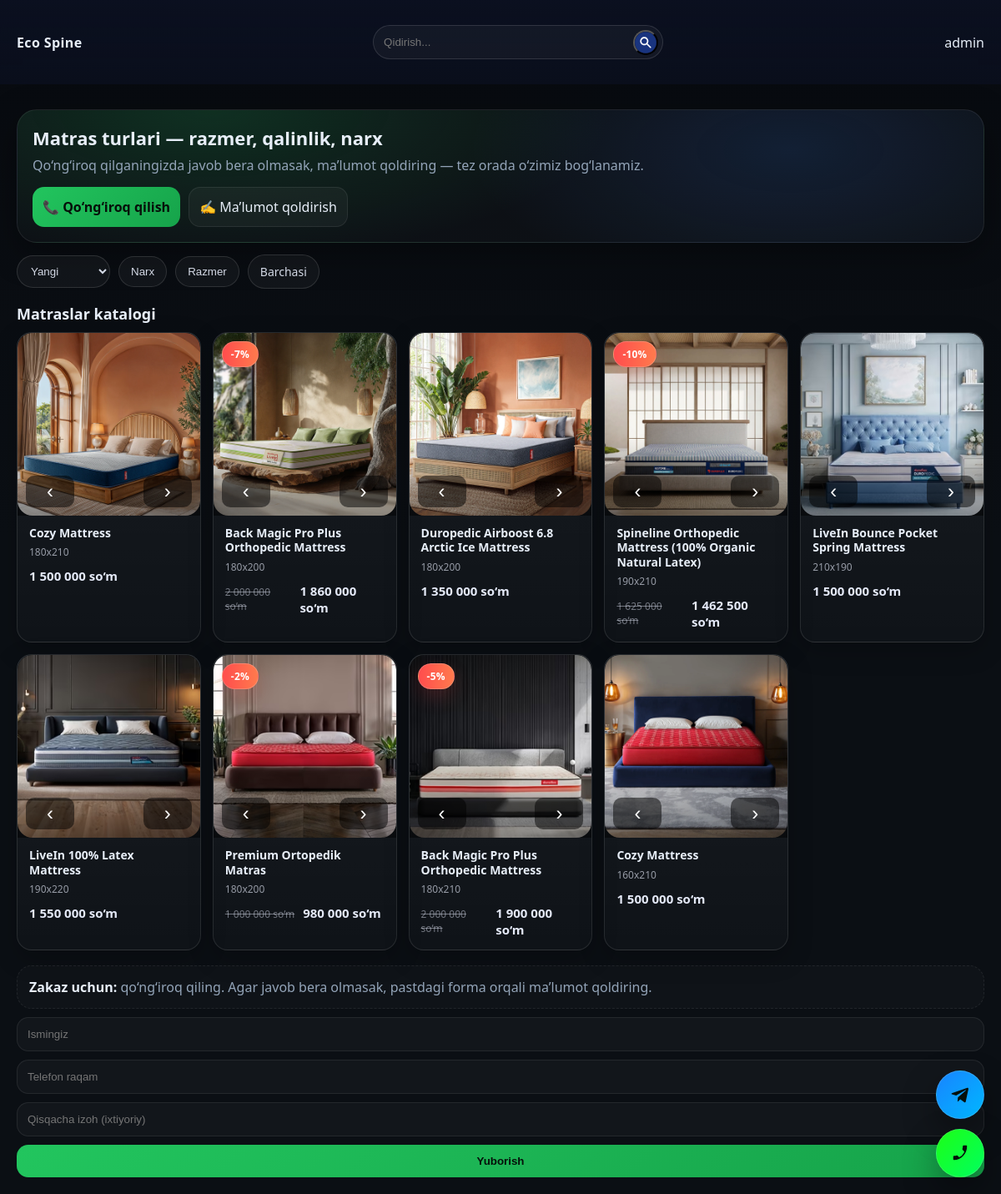
The page / on the database its author committed.
### app/models/product_image.py (models this page shows)
class ProductImage(db.Model):
    __tablename__ = 'product_image'
    id = db.Column(db.Integer, primary_key=True)
    filename = db.Column(db.String(255), nullable=False)
    is_main = db.Column(db.Boolean, default=False, nullable=False)
    created_at = db.Column(db.DateTime, default=datetime.now)
    product_id = db.Column(
        db.Integer,
        db.ForeignKey("products.id", ondelete="CASCADE"),
        nullable=False,
        index=True,
    )
    product = db.relationship("Product", back_populates="images")

### app/models/product.py (models this page shows, shortened)
class Product(db.Model):
    __tablename__ = 'products'
    id = db.Column(db.Integer, primary_key=True)
    title = db.Column(db.String(120), nullable=False)
    price = db.Column(db.Integer, nullable=False, default=0)
    size = db.Column(db.String(20), nullable=False)
    description = db.Column(db.Text, nullable=False)
    discount_percent = db.Column(db.Integer, default=0)
    is_active = db.Column(db.Boolean, default=True, nullable=False)
    created_by = db.Column(db.Integer, db.ForeignKey('users.id'))
    created_at = db.Column(db.DateTime, default=datetime.now)
    images = db.relationship(
        "ProductImage",
        back_populates="product",
        cascade="all, delete-orphan",
        lazy="selectin",
    )
    @hybrid_property
    def final_price(self):
        d = self.discount_percent or 0
        return int(self.price * (100 - d) / 100)

### app/routes/home.py (the view, shortened to what this page needs)
@home_bp.route('/', methods=['GET'])
def index():
    q = (request.args.get("q") or "").strip()
    sort = request.args.get("sort") or "new"
    min_price = (request.args.get("min_price") or "").strip()
    max_price = (request.args.get("max_price") or "").strip()
    selected_sizes = [s.strip() for s in request.args.getlist("sizes") if s.strip()]
    query = Product.query.filter(Product.is_active.is_(True))
    if selected_sizes:
        query = query.filter(Product.size.in_(selected_sizes))
    if min_price:
        try:
            query = query.filter(Product.final_price >= int(min_price))
        except ValueError:
            pass
    if max_price:
        try:
            query = query.filter(Product.final_price <= int(max_price))
        except ValueError:
            pass
    if sort == "price_asc":
        query = query.order_by(Product.final_price.asc())
    elif sort == "price_desc":
        query = query.order_by(Product.final_price.desc())
    elif sort == "discount_desc":
        query = query.order_by(Product.discount_percent.desc())
    else:
        query = query.order_by(Product.id.desc())
    products = query.all()
    sizes = get_sizes(Product)
    return render_template('main/home.html', products=products, sizes=sizes, selected_sizes=selected_sizes)

### app/__init__.py (called while the page is built)
def create_app():
    app = Flask(__name__, instance_relative_config=True)
    app.config.from_object(Config)
    db.init_app(app)
    from app.routes.home import home_bp
    from app.routes.admin import admin_bp
    app.register_blueprint(home_bp)
    app.register_blueprint(admin_bp, url_prefix='/admin')
    BASE_DIR = os.path.abspath(os.path.dirname(__file__))
    app.config["UPLOAD_FOLDER"] = os.path.join(BASE_DIR, "static", "uploads")
    @app.template_filter("uzs")
    def uzs(value):
        try:
            return f"{int(value):,}".replace(",", " ")
        except (ValueError, TypeError):
            return value
    return app

### app/utils.py (called while the page is built)
def get_sizes(Product):
    sizes = [
        (r[0] or "").strip()
        for r in db.session.query(Product.size).distinct().order_by(Product.size).all()
        if (r[0] or "").strip()
    ]
    return sizes

### app/templates/main/home.html (shortened to what this page needs)
{% extends "base_home.html" %}
{% block body %}
  <div class="filters-row">
    <div class="sort-box">
      {% set cur_sort = request.args.get('sort','new') %}
      <select id="sortSelect">
        <option value="new" {% if cur_sort=='new' %}selected{% endif %}>Yangi</option>
      </select>
    </div>
    <button type="button" class="chip" data-open="#priceModal">
      Narx
    </button>
    <button type="button" class="chip" data-open="#sizeModal">
      Razmer
    </button>
    <a class="chip reset" href="{{ url_for('home.index') }}">Barchasi</a>
  </div>
  <div class="section">
    <h2>Matraslar katalogi</h2>
    <div class="products-grid">
    {% for product in products %}
      <div class="product-card" href="#">
        <div class="img-wrap">
          {% if product.discount_percent and product.discount_percent > 0 %}
            <div class="badge-discount">-{{ product.discount_percent }}%</div>
          {% endif %}
          <div class="carousel">
            <a class="carousel-track"
                data-title="{{ product.title }}"
                data-size="{{ product.size }}"
                data-description="{{ product.description }}"
                data-price="{{ product.price | uzs }}"
                data-final="{{ product.final_price | uzs }}"
                data-discount="{{ product.discount_percent or 0 }}"
                data-images='{{ (product.images | map(attribute="filename") | list) | tojson }}'
                data-tg_user="saidkhans">
              {% for img in product.images %}
                <img src="{{ url_for('static', filename='uploads/' ~ img.filename) }}">
              {% endfor %}
            </a>
            <button class="prev">‹</button>
            <button class="next">›</button>
          </div>
        </div>
        <div class="card-body">
          <div class="title">{{ product.title }}</div>
          <div class="meta">{{ product.size }}</div>
          {% if product.discount_percent and product.discount_percent > 0 %}
            <div class="price-row">
              <span class="old-price">{{ product.price | uzs }} so‘m</span>
              <span class="new-price">{{ product.final_price | uzs }} so‘m</span>
            </div>
          {% else %}
            <div class="price-row">
              <span class="new-price">{{ product.price | uzs }} so‘m</span>
            </div>
          {% endif %}
        </div>
      </div>
    {% endfor %}
    </div>
  </div>
{% endblock %}

### app/templates/base_home.html (shortened to what this page needs)
<!DOCTYPE html>
<html lang="en">
<head>
    <link rel="stylesheet" href="{{ url_for('static', filename='css/style-main.css') }}">
</head>
<body>
    <a href="#" target="_blank" class="fab-call tg" id="global_tg">
        <svg viewBox="0 0 24 24" width="22">
            <path fill="currentColor"
            d="M9.04 15.57l-.38 5.35c.54 0 .77-.23 1.05-.5l2.52-2.41 5.22 3.82c.96.53 1.64.25 1.9-.89l3.44-16.12h.01c.32-1.49-.54-2.07-1.47-1.72L1.7 9.7c-1.46.57-1.44 1.39-.25 1.76l5.3 1.66L19.02 6.1c.58-.35 1.11-.16.68.19"/>
        </svg>
    </a>
    <a class="fab-call" href="#" aria-label="Qo‘ng‘iroq qilish">
    </a>
    <header class="shop-header">
        <div class="topbar">
            <a href="{{ url_for('home.index') }}" class="logo">Eco Spine</a>
        <form id="filtersForm" method="get" action="{{ url_for('home.index') }}" class="search-bar">
            <input type="text" name="q" placeholder="Qidirish..." value="{{ request.args.get('q','') }}">
            <button style="padding: 0; background: none; width: 30px; height: 30px;" type="submit">
            </button>
        </form>
        <a href="{{ url_for('admin.admin_panel') }}">admin</a>
    </div>
    </header>
   <div class="page-container">
        <div class="hero">
            <h1>Matras turlari — razmer, qalinlik, narx</h1>
            <p>Qo‘ng‘iroq qilganingizda javob bera olmasak, ma’lumot qoldiring — tez orada o‘zimiz bog‘lanamiz.</p>
            <div class="hero-actions">
                <a class="btn btn-primary" href="tel:+998913573363">📞 Qo‘ng‘iroq qilish</a>
                <a class="btn" href="#callback">✍️ Ma’lumot qoldirish</a>
            </div>
        </div>
        {% block body %}{% endblock %}
        <div class="section">
            <div class="notice">
            <b style="color:#e7eef8">Zakaz uchun:</b> qo‘ng‘iroq qiling. Agar javob bera olmasak, pastdagi forma orqali ma’lumot qoldiring.
            </div>
        </div>
        <form class="form" action="#" method="post" id="callback">
        <input name="name" placeholder="Ismingiz" required>
        <input name="phone" placeholder="Telefon raqam" required>
        <input name="message" placeholder="Qisqacha izoh (ixtiyoriy)">
        <button class="btn btn-primary" type="submit">Yuborish</button>
        </form>
   </div>
</body>
</html>

### rows shown on the page
Product: title "Cozy Mattress", size "180x210", price|uzs "1 500 000"
ProductImage: filename (picture)
Product: discount_percent "7", title "Back Magic Pro Plus Orthopedic Mattress", size "180x200", price|uzs "2 000 000", final_price|uzs "1 860 000"
ProductImage: filename (picture)
Product: title "Duropedic Airboost 6.8 Arctic Ice Mattress", size "180x200", price|uzs "1 350 000"
ProductImage: filename (picture)
Product: discount_percent "10", title "Spineline Orthopedic Mattress (100% Organic Natural Latex)", size "190x210", price|uzs "1 625 000", final_price|uzs "1 462 500"
ProductImage: filename (picture)
Product: title "LiveIn Bounce Pocket Spring Mattress", size "210x190", price|uzs "1 500 000"
ProductImage: filename (picture)
Product: title "LiveIn 100% Latex Mattress", size "190x220", price|uzs "1 550 000"
ProductImage: filename (picture)
Product: discount_percent "2", title "Premium Ortopedik Matras", size "180x200", price|uzs "1 000 000", final_price|uzs "980 000"
ProductImage: filename (picture)
Product: discount_percent "5", title "Back Magic Pro Plus Orthopedic Mattress", size "180x210", price|uzs "2 000 000", final_price|uzs "1 900 000"
ProductImage: filename (picture)
Product: title "Cozy Mattress", size "160x210", price|uzs "1 500 000"
ProductImage: filename (picture)
